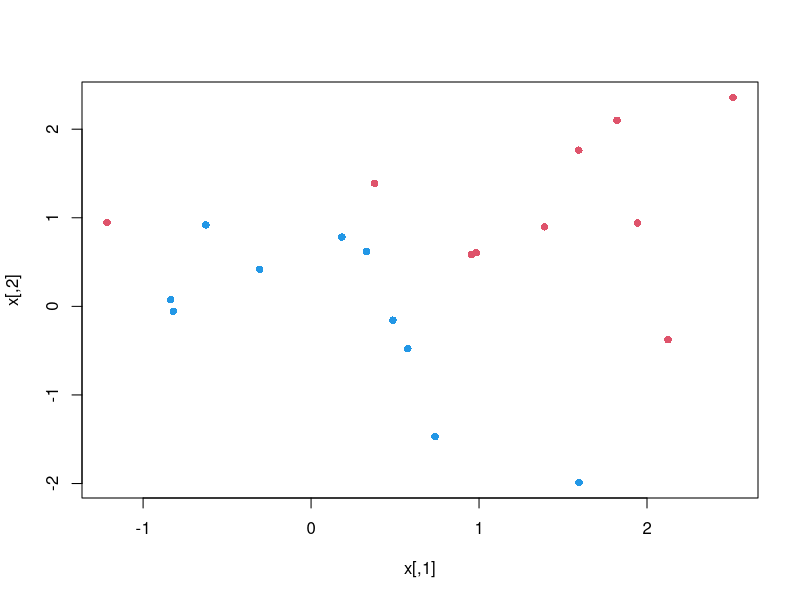
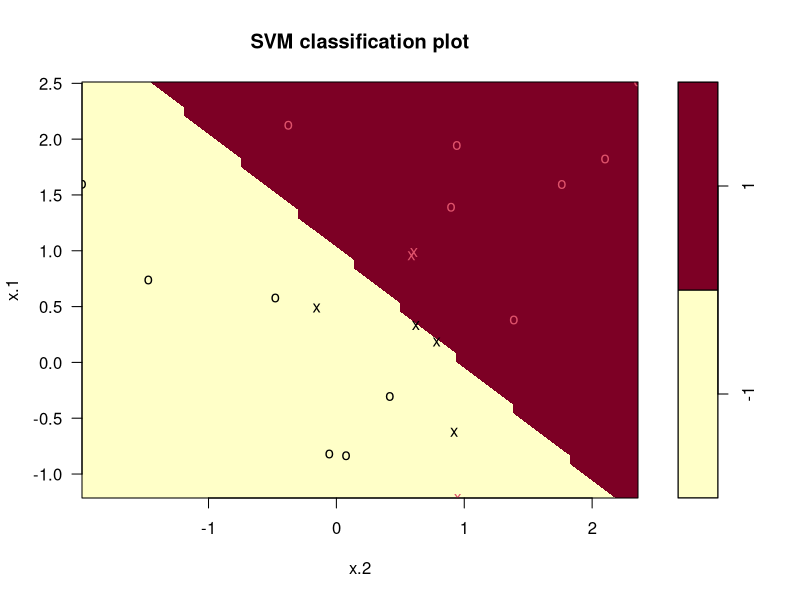
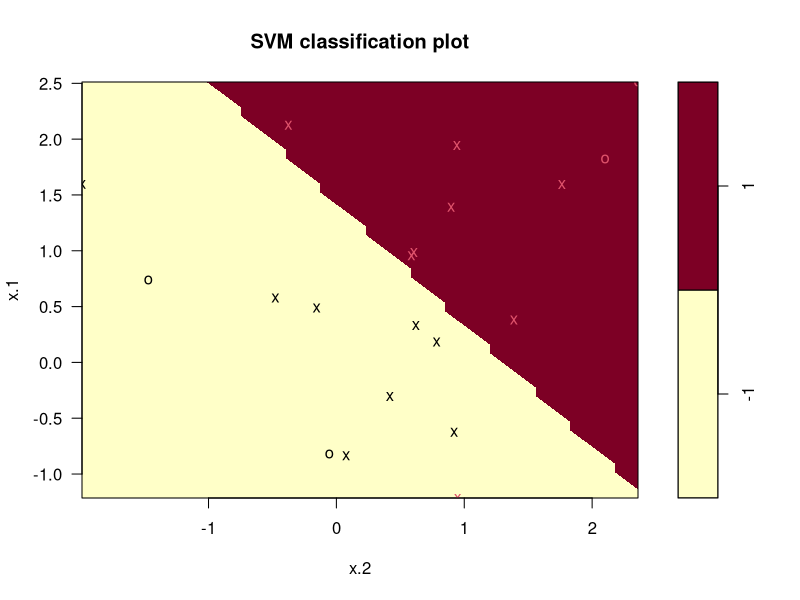
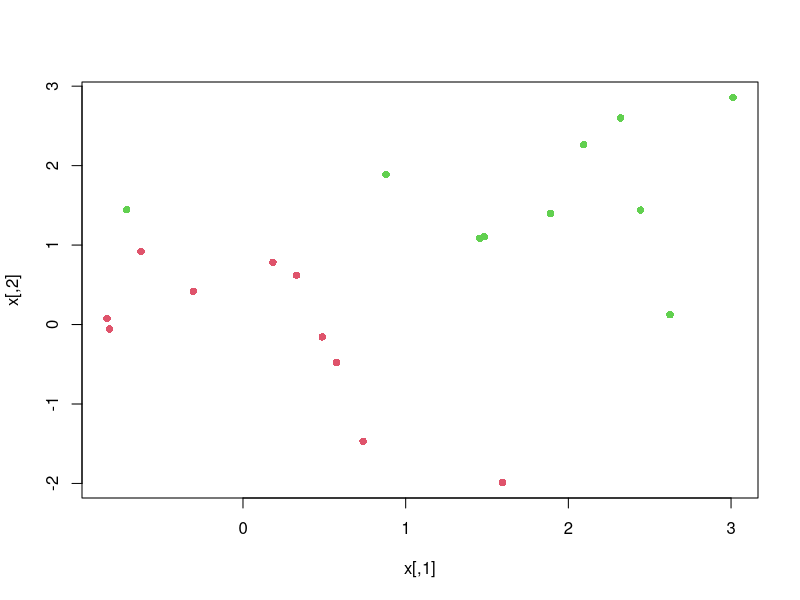
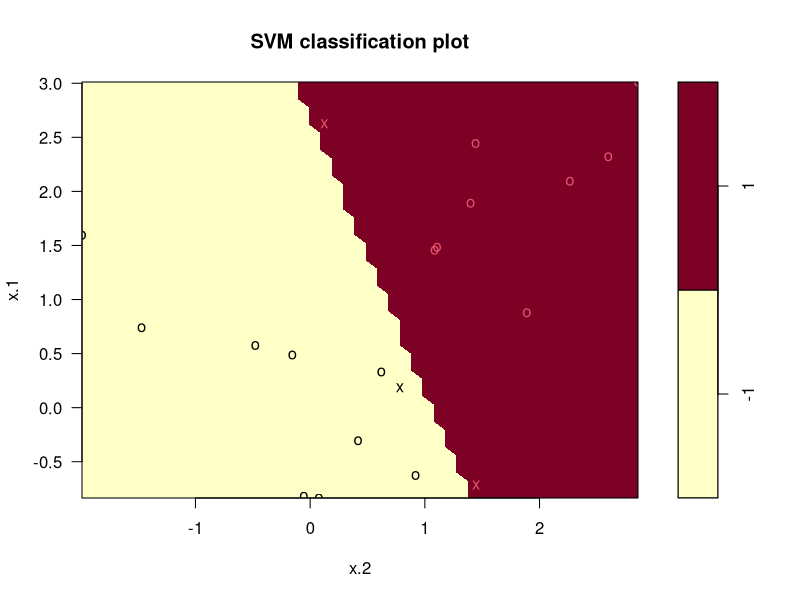
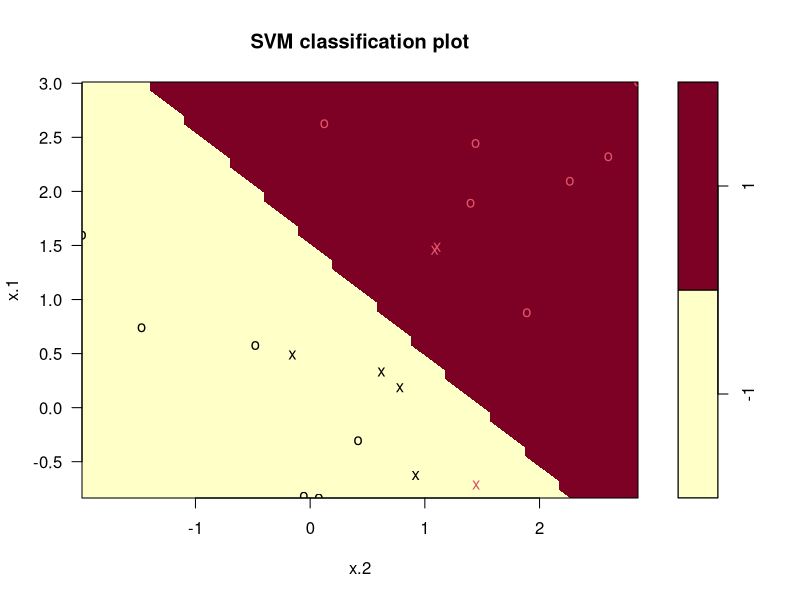
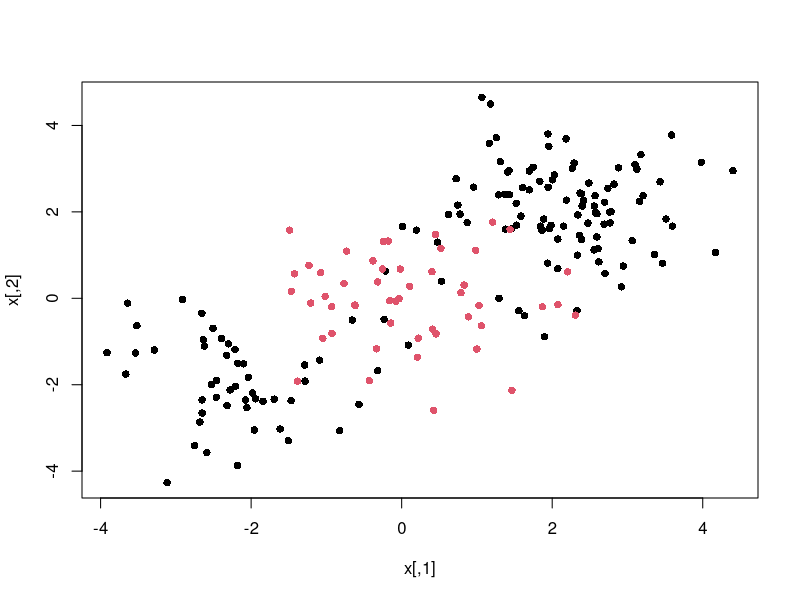
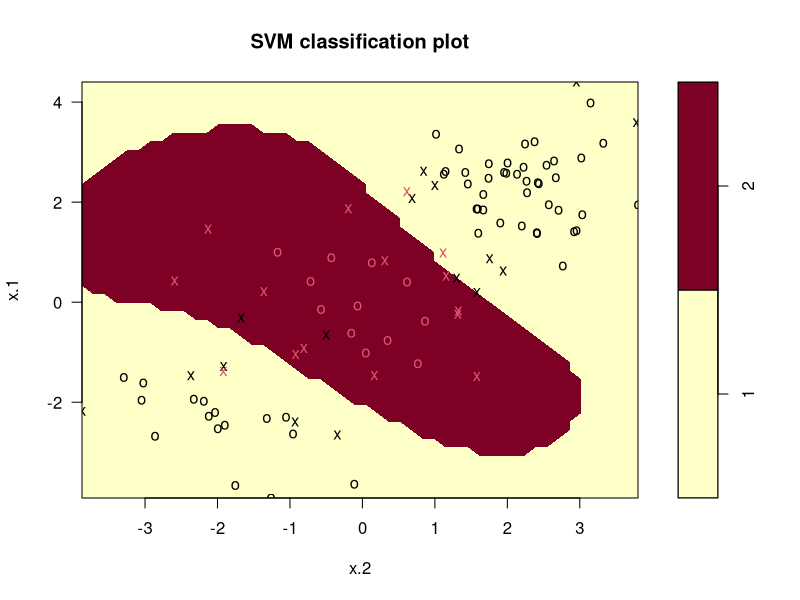

R code for these plots, in order:
## ---- chunk 1
set.seed(1)
x <- matrix(rnorm(20 * 2), ncol = 2)
y <- c( rep (-1, 10) , rep (1 , 10) )
x[y == 1, ] <- x[ y == 1, ] + 1
plot(x, col = (3 - y), pch=16)
## ---- chunk 2
dat <- data.frame(x = x, y = as.factor(y)) 
library(e1071)
svmfit <- svm(y ~ ., data = dat, kernel = "linear", 
              cost = 10 , scale = FALSE )
## ---- chunk 3
plot(svmfit, dat) # first peek, not great
## ---- chunk 4
svmfit$index
## ---- chunk 5
summary(svmfit)
## ---- chunk 6
svmfit <- svm(y ~ ., data = dat, kernel = "linear",
              cost = 0.1 , scale = FALSE )
plot(svmfit, dat) 
svmfit$index
## ---- chunk 7
set.seed(1)
tune.out <- tune(svm, y ~ ., data = dat , kernel = "linear",
                 ranges = list(cost = c(0.001, 0.01, 0.1,
                                        1, 5, 10, 100)))
## ---- chunk 8
summary(tune.out)
## ---- chunk 9
bestmod <- tune.out$best.model
summary(bestmod) 
## ---- chunk 10
xtest <- matrix(rnorm(20 * 2), ncol = 2)
ytest <- sample(c(-1, 1), 20, rep = TRUE)
xtest[ ytest == 1, ] <- xtest[ytest == 1, ] + 1
testdat <- data.frame(x = xtest, y = as.factor(ytest))
## ---- chunk 11
ypred <- predict(bestmod, testdat)

#our own confusion matrix
table(predict = ypred, truth = testdat$y)  #not bad!

## ---- chunk 12
svmfit <- svm(y ~ ., data = dat, kernel = "linear",
              cost = .01, scale = FALSE)
ypred <- predict(svmfit, testdat)

table(predict = ypred, truth = testdat$y) # not as good
## ---- chunk 13
x[y == 1, ] <- x[y == 1, ] + 0.5
plot (x, col = (y + 5) / 2, pch = 16)
## ---- chunk 14
dat <- data.frame(x = x, y = as.factor(y)) 
svmfit <- svm(y ~ ., data = dat, kernel = "linear", cost = 1e5 )

plot(svmfit , dat) 
## ---- chunk 15
svmfit <- svm(y ~ ., data = dat, kernel = "linear", cost = 1)
summary(svmfit) 
plot(svmfit, dat) 
## ---- chunk 16
set.seed(1)
x <- matrix(rnorm(200 * 2), ncol = 2)
x[1:100, ] <- x [1:100, ] + 2
x[ 101:150 , ] <- x [101:150, ] - 2
y <- c(rep(1, 150),  rep(2, 50))
dat <- data.frame(x = x, y = as.factor(y)) 

# always plot
plot (x, col = y, pch = 16)
## ---- chunk 17
train <- sample(200, 100)
svmfit <- svm(y ~ ., data = dat[train, ], 
              kernel = "radial", gamma = 1 ,cost = 1)
plot(svmfit, dat[train, ]) # ok!
## ---- chunk 18
summary(svmfit) 
## ---- chunk 19
svmfit <- svm(y ~ ., data = dat[train, ], kernel = "radial",
              gamma = 1, cost = 1e5 )
plot(svmfit, dat[train, ])
## ---- chunk 20
set.seed(1)
tune.out <- tune(svm, y ~ ., data = dat[train, ], kernel = "radial",
ranges = list (
  cost = c (0.1, 1, 10, 100, 1000),
  gamma = c (0.5, 1, 2, 3, 4)
  )
)
summary(tune.out)
## ---- chunk 21
table(
  true = dat[-train, "y"], pred = predict (
    tune.out$best.model, newdata = dat[-train, ]
    )
  )
## ---- chunk 22
library(ROCR)

rocplot <- function(pred, truth , ...) {
  predob <- prediction (pred , truth )
  perf <- performance (predob , " tpr ", " fpr ")
  plot (perf , ...)
  }
## ---- chunk 23
svmfit.opt <- svm(y ~ ., data = dat[train, ], 
kernel = "radial", gamma = 2, cost = 1, decision.values = T)

fitted <- attributes(
  predict(svmfit.opt, dat[ train, ], decision.values = TRUE)
  )$decision.values
